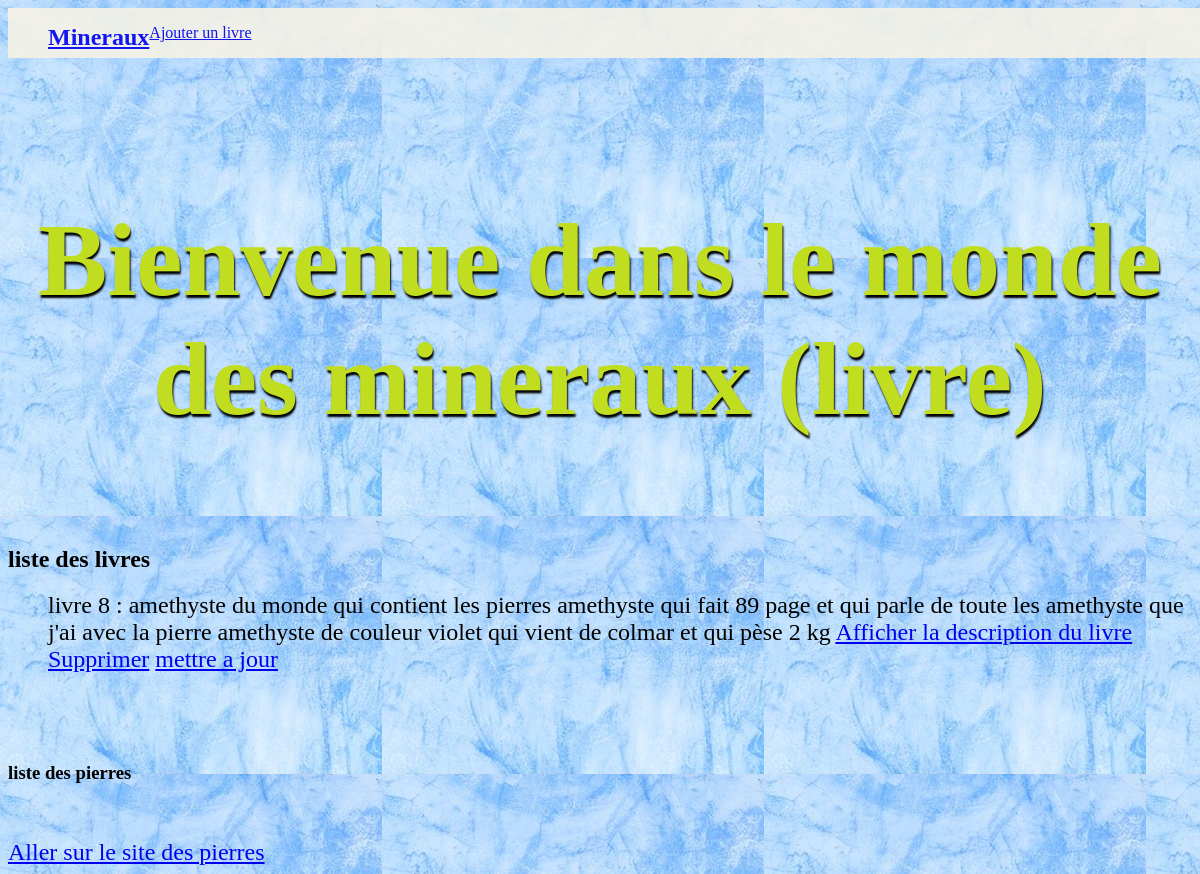
Page /mesmineraux/indexlivre/ on the committed database.
### mesmineraux/models.py (models this page shows, shortened)
class Livre(models.Model):
    nom_livre = models.CharField(max_length=100)
    contenu_pierre = models.CharField(max_length=100)
    page = models.IntegerField(blank=False)
    resume = models.CharField(max_length=500)
    mesmineraux = models.ForeignKey("mesmineraux", on_delete=models.CASCADE, default=None)
    def __str__(self):
        chainelivre = f"{self.nom_livre} qui contient les pierres {self.contenu_pierre} qui fait {self.page} page et qui parle de {self.resume} avec la pierre {self.mesmineraux}"
        return chainelivre

class mesmineraux(models.Model):
    nompierre = models.CharField(max_length=100)
    couleur = models.CharField(max_length = 100)
    nationalité = models.CharField(max_length = 100)
    poids = models.IntegerField(blank=False)
    resume = models.TextField(null = True, blank = True)
    def __str__(self):
        chaine = f"{self.nompierre} de couleur {self.couleur} qui vient de {self.nationalité} et qui pèse {self.poids} kg"
        return chaine

### mesmineraux/livreviews.py (the view)
# urls.py: path('indexlivre/', livreviews.index),
def index(request):
    liste = models.Livre.objects.all()
    return render(request, 'livre/index.html', {"liste": liste})

### mesmineraux/templates/livre/index.html (shortened to what this page needs)
<!DOCTYPE html>
<html lang="en">
<head>
    {% load static %}
    <link rel="stylesheet" href="{% static 'livre/index.css' %}">
<nav>
    <ul>
        <li id="logo"><a href="#">Mineraux</a></li>
        <a href ="/mesmineraux/ajoutlivre">Ajouter un livre</a>
    </ul>
</nav>
</head>
<body>
<br> <br> <br> <br>
<h1> Bienvenue dans le monde des mineraux (livre)</h1>
<br>
<h2> liste des livres </h2>
<ul>
{% for l in liste %}
<li> livre {{l.id}} : {{l}}
    <a href = "/mesmineraux/affichelivre/{{l.id}}"> Afficher la description du livre</a>
    <a href ="/mesmineraux/deletelivre/{{l.id}}/"> Supprimer</a>
    <a href ="/mesmineraux/updatelivre/{{l.id}}/"> mettre a jour</a>
</li>
    {% endfor %}
</ul>
<br><br><br>
<h3>liste des pierres</h3>
<br><br>
<li>
    <a href="/mesmineraux/index/"> Aller sur le site des pierres</a>
</li>
</body>
</html>

### mesmineraux/static/livre/index.css (style rules this page uses)
h1 { font-family: 'Goudy Old Style', cursive; text-align: center; color: rgb(193, 221, 32); font-size: 6.5em; margin-top: 120px; text-shadow: 1px 3px 2px black; }
html { scroll-behavior: smooth; }
nav { overflow: hidden; background-color: #f5f2e6; position: fixed; width: 100%; opacity: 0.9; }
li { list-style-type: none; font-size: 1.5em; }

### rows in the picture
Livre: id "8", nom_livre+contenu_pierre+page "amethyste du monde qui contient les pierres amethyste qui fait 89 page et qui parle de toute les amethyste que j'ai avec la pierre amethyste de couleur violet qui vient de colmar et qui pèse 2 kg"
